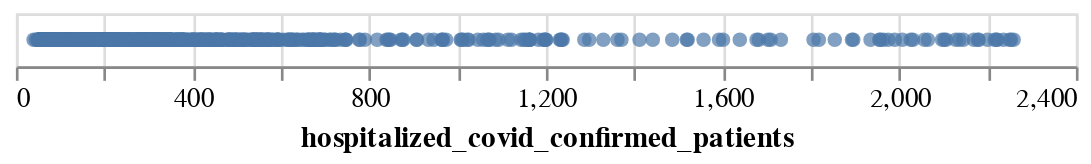

The notebook cell saved with this chart:
### Markdown cell above
* Use basic code to visualize the __df2__.(Add hospitalized comfirmed patients as X axis)

### Code cell
alt.Chart(df2).mark_circle().encode(
    x = "hospitalized_covid_confirmed_patients"
)

### Figure 1 — Vega-Lite specification as saved in the notebook (floating-point values rounded to 4 significant figures; data arrays with more than 128 entries replaced by an {"elided": "..."} marker saying what was removed)
{"config": {"view": {"continuousWidth": 400, "continuousHeight": 300}}, "data": {"name": "data-8b549790e1a2810cc7b77df33b69a7d5"}, "mark": "circle", "encoding": {"x": {"field": "hospitalized_covid_confirmed_patients", "type": "quantitative"}}, "$schema": "https://vega.github.io/schema/vega-lite/v4.17.0.json", "datasets": {"data-8b549790e1a2810cc7b77df33b69a7d5": {"elided": "1115 records"}}}
